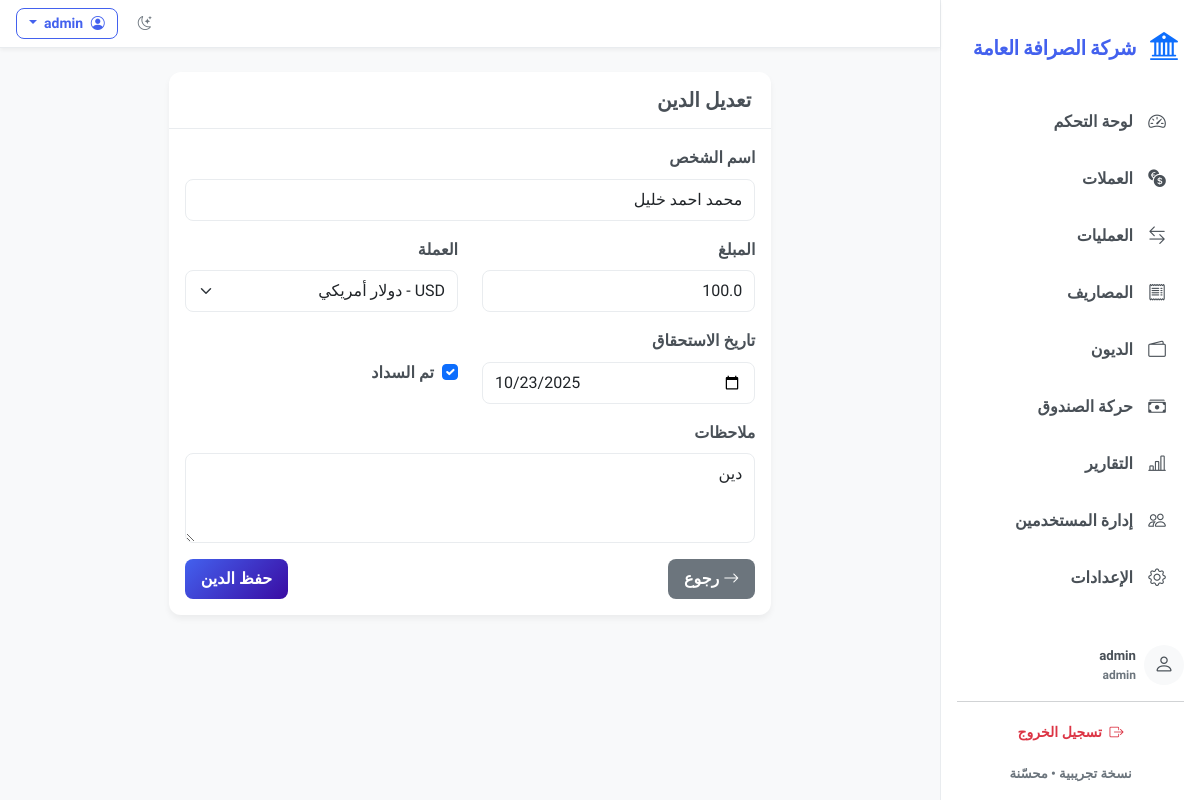
Page /debt/edit/2 (signed in) on the committed database.
### models.py (models this page shows)
class Settings(db.Model):
    id = db.Column(db.Integer, primary_key=True)
    company_name = db.Column(db.String(100), default='شركة الصرافة')
    company_logo = db.Column(db.String(200), default='bi-bank2')  # Bootstrap icon class

class User(UserMixin, db.Model):
    id = db.Column(db.Integer, primary_key=True)
    username = db.Column(db.String(80), unique=True, nullable=False)
    password_hash = db.Column(db.String(200), nullable=False)
    role = db.Column(db.String(20), default='viewer')

class Debt(db.Model):
    id = db.Column(db.Integer, primary_key=True)
    date = db.Column(db.DateTime, default=datetime.utcnow)
    person_name = db.Column(db.String(100), nullable=False)
    amount = db.Column(db.Float, nullable=False)
    currency_id = db.Column(db.Integer, db.ForeignKey('currency.id'))
    currency = db.relationship('Currency')
    due_date = db.Column(db.Date)
    notes = db.Column(db.String(255))
    is_paid = db.Column(db.Boolean, default=False)

### app.py (the view)
        @login_required
        def decorated_function(*args, **kwargs):
            if current_user.role in ['admin', 'editor']:
                return f(*args, **kwargs)
            else:
                flash('ليس لديك صلاحية للوصول إلى هذه الصفحة')
                return redirect(url_for('dashboard'))

### forms.py
class DebtForm(FlaskForm):
    person_name = StringField('اسم الشخص', validators=[DataRequired(), Length(max=100)])
    amount = FloatField('المبلغ', validators=[DataRequired()])
    currency_id = SelectField('العملة', coerce=int, validators=[DataRequired()])
    due_date = DateField('تاريخ الاستحقاق', format='%Y-%m-%d', validators=[Optional()])
    notes = TextAreaField('ملاحظات')
    is_paid = BooleanField('تم السداد')
    submit = SubmitField('حفظ الدين')

### templates/debt_form.html (shortened to what this page needs)
{% extends 'base.html' %}
{% block content %}
<div class="row justify-content-center">
  <div class="col-md-8">
    <div class="card">
      <div class="card-header">
        <h5 class="mb-0">{{ 'تعديل الدين' if debt else 'إضافة دين جديد' }}</h5>
      </div>
      <div class="card-body">
        <form method="POST">
          <div class="mb-3">
            {{ form.person_name.label(class="form-label") }}
            {{ form.person_name(class="form-control") }}
          </div>
          <div class="row">
            <div class="col-md-6">
              <div class="mb-3">
                {{ form.amount.label(class="form-label") }}
                {{ form.amount(class="form-control") }}
              </div>
            </div>
            <div class="col-md-6">
              <div class="mb-3">
                {{ form.currency_id.label(class="form-label") }}
                {{ form.currency_id(class="form-select") }}
              </div>
            </div>
          </div>
          <div class="row">
            <div class="col-md-6">
              <div class="mb-3">
                {{ form.due_date.label(class="form-label") }}
                {{ form.due_date(class="form-control") }}
              </div>
            </div>
            <div class="col-md-6">
              <div class="mb-3 pt-4">
                <div class="form-check mt-2">
                  {{ form.is_paid(class="form-check-input") }}
                  {{ form.is_paid.label(class="form-check-label") }}
                </div>
              </div>
            </div>
          </div>
          <div class="mb-3">
            {{ form.notes.label(class="form-label") }}
            {{ form.notes(class="form-control", rows="3") }}
          </div>
          <div class="d-flex justify-content-between">
            <a href="/debts" class="btn btn-secondary">
              <i class="bi bi-arrow-right"></i> رجوع
            </a>
            {{ form.submit(class="btn btn-primary") }}
          </div>
        </form>
      </div>
    </div>
  </div>
</div>
{% endblock %}

### templates/base.html (shortened to what this page needs)
<!doctype html>
<html lang="ar" dir="rtl">
  <head>
    <link href="https://cdn.jsdelivr.net/npm/bootstrap@5.3.0/dist/css/bootstrap.rtl.min.css" rel="stylesheet">
    <link href="https://cdn.jsdelivr.net/npm/bootstrap-icons@1.10.5/font/bootstrap-icons.css" rel="stylesheet">
    <link rel="stylesheet" href="/static/css/styles.css">
    <link rel="stylesheet" href="/static/css/theme-extra.css">
  </head>
  <body>
    <div class="d-flex">
      <aside class="sidebar p-3" id="sidebar">
        <div class="d-flex align-items-center mb-4 mt-2">
          <div class="brand-logo me-2">
            <i class="bi {{ settings.company_logo if settings else 'bi-bank2' }} fs-3 text-primary"></i>
          </div>
          <div class="brand fw-bold">{{ settings.company_name if settings else 'شركة الصرافة' }}</div>
        </div>
        <nav class="nav flex-column">
          <a class="nav-link {{ 'active' if request.path == '/' else '' }}" href="/">
            <i class="bi bi-speedometer2 nav-icon"></i>
            <span class="nav-text">لوحة التحكم</span>
          </a>
          <a class="nav-link {{ 'active' if '/currencies' in request.path else '' }}" href="/currencies">
            <i class="bi bi-currency-exchange nav-icon"></i>
            <span class="nav-text">العملات</span>
          </a>
          <a class="nav-link {{ 'active' if '/transactions' in request.path else '' }}" href="/transactions">
            <i class="bi bi-arrow-left-right nav-icon"></i>
            <span class="nav-text">العمليات</span>
          </a>
          <a class="nav-link {{ 'active' if '/expenses' in request.path else '' }}" href="/expenses">
            <i class="bi bi-receipt nav-icon"></i>
            <span class="nav-text">المصاريف</span>
          </a>
          <a class="nav-link {{ 'active' if '/debts' in request.path else '' }}" href="/debts">
            <i class="bi bi-wallet2 nav-icon"></i>
            <span class="nav-text">الديون</span>
          </a>
          <a class="nav-link {{ 'active' if '/cashbox' in request.path else '' }}" href="/cashbox">
            <i class="bi bi-cash-stack nav-icon"></i>
            <span class="nav-text">حركة الصندوق</span>
          </a>
          <a class="nav-link {{ 'active' if '/reports' in request.path else '' }}" href="/reports">
            <i class="bi bi-bar-chart-line nav-icon"></i>
            <span class="nav-text">التقارير</span>
          </a>
          {% if current_user.role == 'admin' %}
          <a class="nav-link {{ 'active' if '/users' in request.path else '' }}" href="/users">
            <i class="bi bi-people nav-icon"></i>
            <span class="nav-text">إدارة المستخدمين</span>
          </a>
          {% endif %}
          <a class="nav-link {{ 'active' if '/settings' in request.path else '' }}" href="/settings">
            <i class="bi bi-gear nav-icon"></i>
            <span class="nav-text">الإعدادات</span>
          </a>
        </nav>
        <div class="sidebar-footer mt-auto">
          <div class="user-info d-flex align-items-center mb-3">
            <div class="avatar bg-light rounded-circle d-flex align-items-center justify-content-center me-2">
              <i class="bi bi-person fs-5"></i>
            </div>
            <div class="user-details">
              <div class="username small fw-bold">{{ current_user.username }}</div>
              <div class="role small text-muted">{{ current_user.role }}</div>
            </div>
          </div>
          <hr class="my-3">
          <div class="text-center">
            <a class="btn btn-sm btn-outline-danger w-100" href="/logout">
              <i class="bi bi-box-arrow-right me-1"></i> تسجيل الخروج
            </a>
          </div>
          <div class="version small text-muted text-center mt-3">نسخة تجريبية • محسّنة</div>
        </div>
      </aside>
      <div class="flex-grow-1 main-content">
        <nav class="navbar navbar-expand-lg navbar-light bg-white shadow-sm px-3">
          <div class="container-fluid p-0">
            <div class="ms-auto d-flex align-items-center">
              <button class="btn btn-sm btn-outline-secondary theme-toggle me-2" title="تبديل الوضع">
                <i class="bi bi-moon-stars"></i>
              </button>
              <div class="dropdown">
                <button class="btn btn-sm btn-outline-primary dropdown-toggle" type="button" id="userDropdown" data-bs-toggle="dropdown">
                  <i class="bi bi-person-circle me-1"></i> {{ current_user.username }}
                </button>
              </div>
            </div>
          </div>
        </nav>
        <main class="container py-4">
          {% block content %}{% endblock %}
        </main>
      </div>
    </div>
  </body>
</html>

### static/css/styles.css (style rules this page uses)
:root { --bg: #f8f9fa; --card: #ffffff; --text: #495057; --text-light: #6c757d; --primary: #4361ee; --primary-dark: #3a56d4; --secondary: #6c757d; --success: #4cc9f0; --info: #4895ef; --warning: #f72585; --danger: #e63946; --muted: #6c757d; --accent: #4cc9f0; --sidebar-bg: #ffffff; --sidebar-link: #495057; --sidebar-link-hover: #f0f2f5; --sidebar-link-active: #e9ecef; --sidebar-border: #e9ecef; --header-bg: #ffffff; --border: #e9ecef; --primary-gradient: linear-gradient(135deg, #4361ee, #3a0ca3); --success-gradient: linear-gradient(135deg, #4cc9f0, #4895ef); --warning-gradient: linear-gradient(135deg, #f72585, #b5179e); --danger-gradient: linear-gradient(135deg, #e63946, #d00000); }
html,body { height:100%; font-family:'Dubai', 'Tajawal', sans-serif; background:var(--bg); color:var(--text); transition:all .25s ease-in-out; }
body { font-weight: 700; line-height: 1.6; }
h1, h2, h3, h4, h5, h6 { font-weight: 700; margin-bottom: 0.75rem; color: var(--text); font-family: 'Dubai', 'Tajawal', sans-serif; }
.card { background:var(--card); color:var(--text); transition:all .25s ease-in-out; box-shadow: 0 4px 6px rgba(0,0,0,0.05); border-radius:0.75rem; border:none; margin-bottom: 1.5rem; animation: fadeIn 0.5s ease-out; transform: translateY(0); transition: transform 0.3s ease, box-shadow 0.3s ease; }
.card-header { background: transparent; border-bottom: 1px solid var(--border); padding: 1rem 1.25rem; font-weight: 600; }
.sidebar { min-height:100vh; background:var(--sidebar-bg); border-left:1px solid var(--sidebar-border); width:260px; transition:all .25s ease-in-out; box-shadow: 0 4px 6px rgba(0,0,0,0.05); display: flex; flex-direction: column; animation: slideInRight 0.3s ease-out; }
.sidebar .brand { font-size:1.25rem; font-weight:700; color:var(--primary); padding:0.5rem 0; font-family: 'Dubai', 'Tajawal', sans-serif; }
.sidebar .brand-logo { width: 40px; height: 40px; display: flex; align-items: center; justify-content: center; animation: bounceIn 0.8s; }
.sidebar .nav-link { color:var(--sidebar-link); text-decoration:none; padding:12px 15px; display:flex; align-items:center; border-radius:0.5rem; margin-bottom:0.25rem; transition:all .2s ease-in-out; font-weight: 500; position: relative; overflow: hidden; }
.sidebar .nav-link::before { content: ''; position: absolute; top: 0; left: 0; width: 100%; height: 100%; background: var(--primary-gradient); opacity: 0; transition: opacity 0.3s ease; z-index: -1; }
.sidebar .nav-link .nav-icon { font-size:1.1rem; margin-inline-end:12px; width: 24px; text-align: center; transition: transform 0.3s ease; }
.sidebar .nav-link .nav-text { flex: 1; }
.sidebar .sidebar-footer { padding-top: 1rem; }
.sidebar .user-info .avatar { width: 40px; height: 40px; animation: bounceIn 1s; }
.theme-toggle { cursor:pointer; transition: transform 0.3s ease; }
.main-content { background: var(--bg); min-height: 100vh; animation: fadeIn 0.5s ease-out; }
.navbar { background: var(--header-bg) !important; border-bottom: 1px solid var(--border); animation: slideInLeft 0.4s ease-out; }
.btn { border-radius: 0.5rem; font-weight: 500; padding: 0.5rem 1rem; transition: all 0.3s ease; position: relative; overflow: hidden; border: none; font-family: 'Dubai', 'Tajawal', sans-serif; font-weight: 700; }
.btn::before { content: ''; position: absolute; top: 0; left: 0; width: 100%; height: 100%; background: rgba(255,255,255,0.2); transform: translateX(-100%); transition: transform 0.4s ease; }
.btn-sm { padding: 0.25rem 0.75rem; font-size: 0.875rem; }
.btn-primary { background: var(--primary-gradient); color: white; }
.btn-outline-primary { color: var(--primary); border: 1px solid var(--primary); background: transparent; }
.form-control, .form-select { border-radius: 0.5rem; padding: 0.5rem 0.75rem; border: 1px solid var(--border); transition: all 0.3s ease; font-family: 'Dubai', 'Tajawal', sans-serif; }
.small, small { font-size: 0.825rem; }
.text-muted { color: var(--text-light) !important; }
.fw-bold { font-weight: 700 !important; }
.shadow-sm { box-shadow: 0 2px 4px rgba(0,0,0,0.05) !important; }

### rows in the picture
Settings: company_name "شركة الصرافة العامة"
User: username "admin", role "admin"
Debt: person_name "محمد احمد خليل", amount "100.0", currency_id "USD - دولار أمريكي", due_date "10/23/2025", is_paid "☑", notes "دين"

### other values in the picture
{{ 'تعديل الدين' if debt else 'إضافة دين جديد' }} "تعديل الدين"
